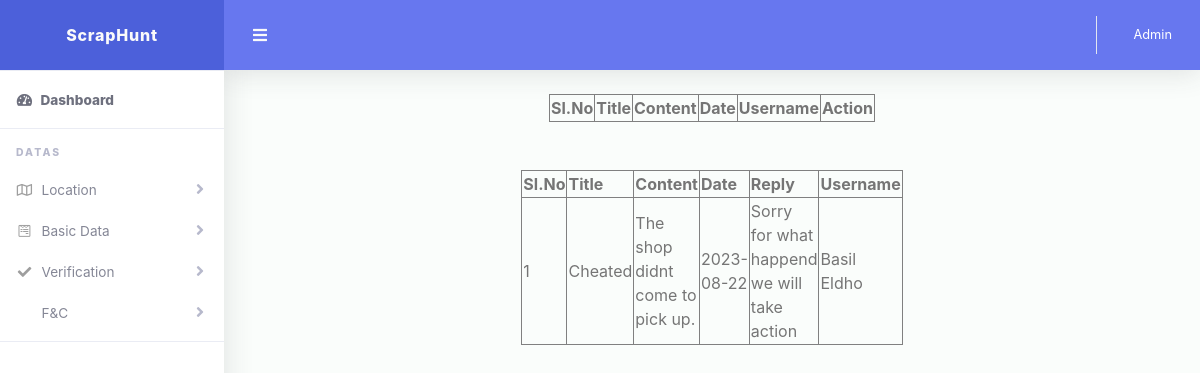
Screenshot of /Admin/ViewuserComplaint.php (signed in) with the database file from the repository.
### tables this page shows
CREATE TABLE `tbl_complaint` (
  `complaint_id` int(11) NOT NULL,
  `complaint_title` varchar(50) NOT NULL,
  `complaint_content` varchar(50) NOT NULL,
  `complaint_date` varchar(50) NOT NULL,
  `complaint_reply` varchar(50) NOT NULL DEFAULT 'Not Replied Yet',
  `complaint_status` varchar(50) NOT NULL DEFAULT '0',
  `user_id` int(11) NOT NULL
);

CREATE TABLE `tbl_user` (
  `user_id` int(11) NOT NULL,
  `user_name` varchar(50) NOT NULL,
  `user_password` varchar(50) NOT NULL,
  `place_id` int(11) NOT NULL,
  `user_address` varchar(50) NOT NULL,
  `user_email` varchar(50) NOT NULL,
  `user_contact` varchar(50) NOT NULL,
  `user_photo` varchar(50) NOT NULL
);

### web/Admin/ViewuserComplaint.php (the view, shortened to what this page needs)
<!DOCTYPE html PUBLIC "-//W3C//DTD XHTML 1.0 Transitional//EN" "http://www.w3.org/TR/xhtml1/DTD/xhtml1-transitional.dtd">
<html xmlns="http://www.w3.org/1999/xhtml">
<head>
</head>
<body>
<?php
include("Head.php");
?>
<form id="form1" name="form1" method="post" action="">
  <table width="200" border="1" align="center">
    <tr>
      <th>Sl.No</th>
      <th>Title</th>
      <th>Content</th>
      <th>Date</th>
      <th>Username</th>
      <th>Action</th>
    </tr>
  </table>
  <br /><br />
  <table width="200" border="1" align="center">
    <tr>
      <th>Sl.No</th>
      <th>Title</th>
      <th>Content</th>
      <th>Date</th>
      <th>Reply</th>
      <th>Username</th>
    </tr>
    <?php
  $i = 0;
  $selQry = "select * from tbl_complaint c inner join tbl_user u on c.user_id=u.user_id where complaint_status=1";
  $row = $Conn->query($selQry);
  while($data=$row->fetch_assoc())
  {
	  $i++;
  ?>
  <tr>
    <td><?php echo $i?></td>
    <td><?php echo $data["complaint_title"]?></td>
    <td><?php echo $data["complaint_content"]?></td>
    <td><?php echo $data["complaint_date"]?></td>
    <td><?php echo $data["complaint_reply"]?></td>
    <td><?php echo $data["user_name"]?></td>
  </tr>
  <?php
  }
  ?>
  </table>
</form>
</body>
<?php
include("Foot.php");
?>
</html>

### rows the page displays
tbl_complaint: complaint_title "Cheated", complaint_content "The shop didnt come to pick up.", complaint_date "2023-08-22", complaint_reply "Sorry for what happend we will take action", user.user_name "Basil Eldho"

### other values shown
$_SESSION["aname"] "Admin"
